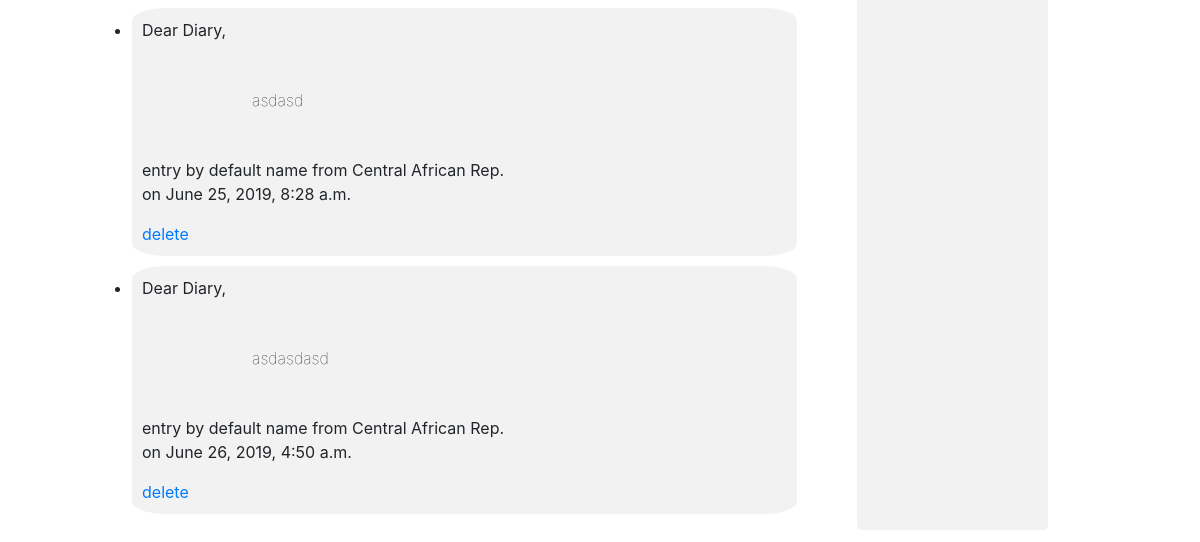
/diary/manage/ (signed in, lower part), run on an earlier commit of the app's database.
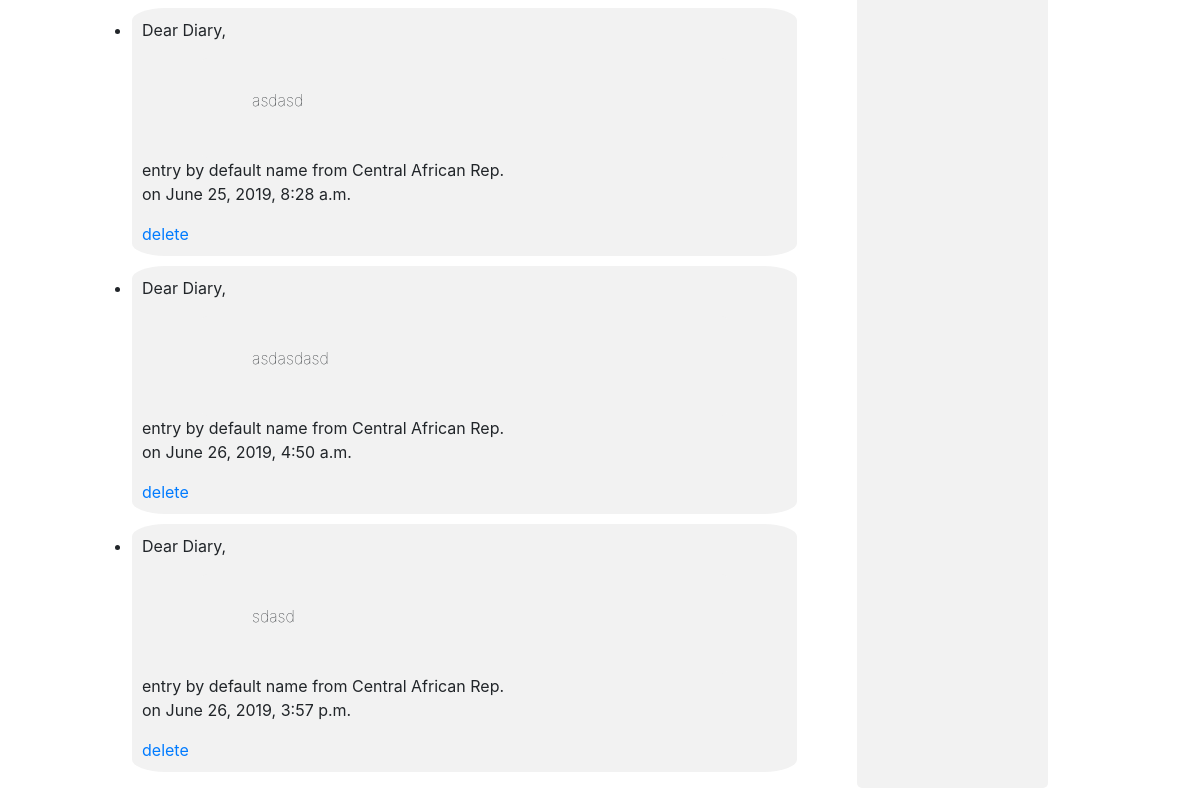
And on a later commit of the database.
### diary/models.py (models this page shows, shortened)
class Entry(models.Model):
    contents = RichTextField()
    pub_date = models.DateTimeField("Date Written", default = now)
    essential = models.BooleanField(default = False)
    writer = models.ForeignKey(Writer, on_delete=models.CASCADE)
    objects = EntryManager()
    def __str__(self):
        return self.contents

class Writer(AbstractBaseUser):
    username = models.CharField(max_length=40, unique=True)
    country = CountryField(blank_label='(select country)', default = 'CA')
    name = models.CharField(max_length=100, blank=True) # not required
    USERNAME_FIELD = 'username'
    REQUIRED_FIELDS = ['password']
    objects = BaseUserManager()

### diary/views.py (the view)
# urls.py: path('manage/', views.ManageEntriesView.as_view(), name = "manage"),
class ManageEntriesView(ListView):
    model = Entry
    template_name = "diary/manage.html"
    def get_queryset(self):
        return Entry.objects.filter(writer=self.request.user)

### diary/templates/diary/manage.html (shortened to what this page needs)
{% extends 'base.html' %}
{% block content %}
{% if user.is_authenticated %}
  {% if entry_list %}
    <ul>
        {% for entry in entry_list %}
            <li>
              <div class = "entryDiv">
                {% include "diary/snippets/entry_snip.html" %}
                <a href = "/diary/{{entry.id}}/delete/">delete</a>
              </div>
            </li>
        {% endfor %}
    </ul>
    {% else %}
      <h5> You have no diary entries to show... </h5>
      <a href = "/diary/">go back</a>
    {% endif %}
{% else %}
  <meta http-equiv="REFRESH" content="0;url=/">
{% endif %}
{% endblock %}

### diary/templates/diary/snippets/entry_snip.html
<p>Dear Diary,</p>
<div class = "standardBox">
  {{entry | safe}}
</div>
<p id = "read-label">entry by
  {% if entry.writer.name %}
    {{entry.writer.name}}
  {% else %}
    {{entry.writer.username}}
  {% endif %}
  from {{entry.writer.country.name}} <i class="{{ entry.writer.country.flag_css }}"></i><br \>on {{entry.pub_date}}
</p>

What changed in the data, as far as the page shows it:
added Entry: contents "sdasd", writer.name "default name", writer.country.name "Central African Rep.", pub_date "June 26, 2019, 3:57 p.m."
